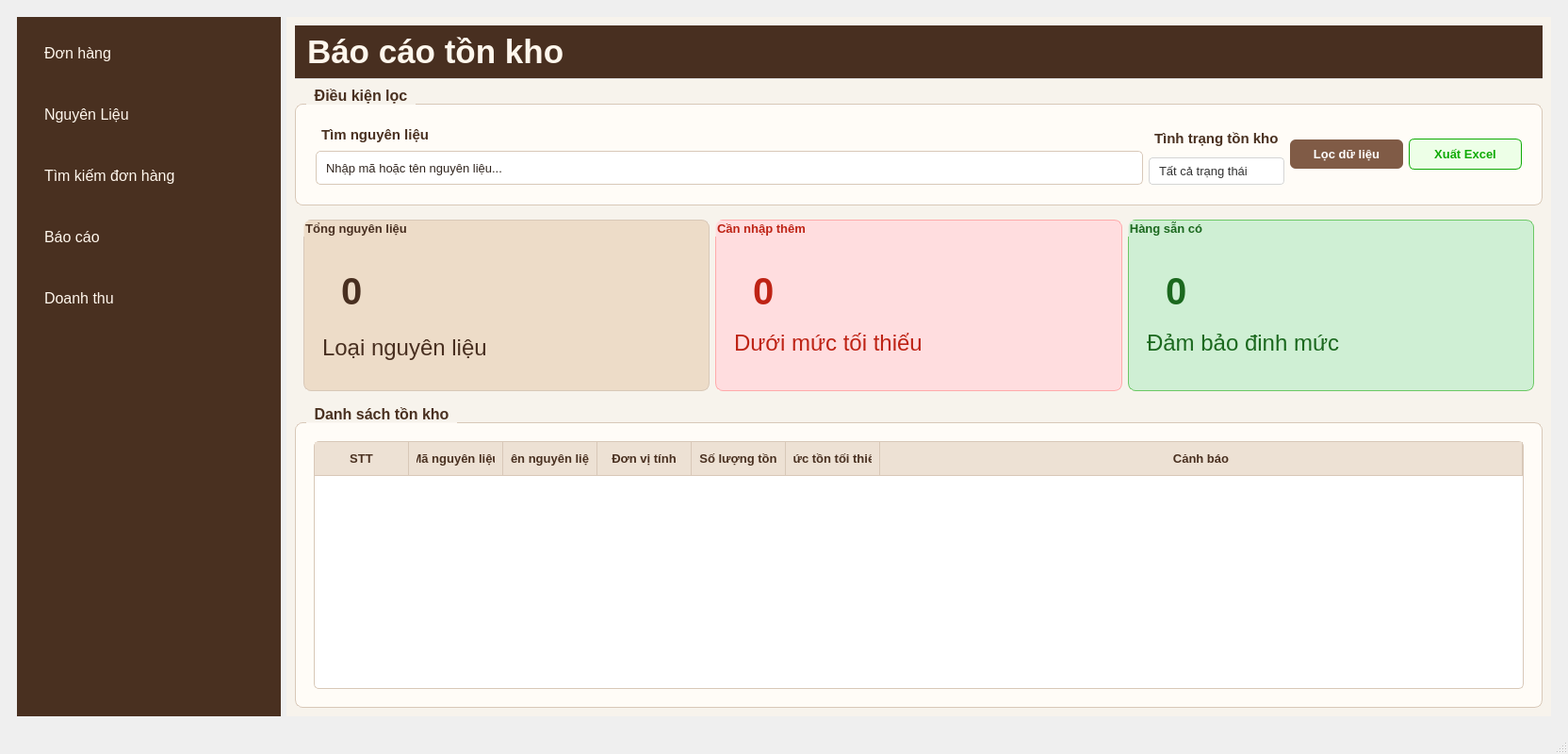
<?xml version="1.0" encoding="UTF-8"?>
<ui version="4.0">
 <class>MainWindow</class>
 <widget class="QMainWindow" name="MainWindow">
  <property name="geometry">
   <rect>
    <x>0</x>
    <y>0</y>
    <width>1664</width>
    <height>800</height>
   </rect>
  </property>
  <property name="windowTitle">
   <string>MainWindow</string>
  </property>
  <widget class="QWidget" name="centralwidget">
   <layout class="QGridLayout" name="gridLayout">
    <item row="0" column="0">
     <widget class="QWidget" name="widget" native="true">
      <layout class="QHBoxLayout" name="horizontalLayout">
       <item>
        <widget class="QFrame" name="frame">
         <property name="sizePolicy">
          <sizepolicy hsizetype="Fixed" vsizetype="Expanding">
           <horstretch>0</horstretch>
           <verstretch>0</verstretch>
          </sizepolicy>
         </property>
         <property name="minimumSize">
          <size>
           <width>280</width>
           <height>0</height>
          </size>
         </property>
         <property name="maximumSize">
          <size>
           <width>280</width>
           <height>16777215</height>
          </size>
         </property>
         <property name="styleSheet">
          <string notr="true">QFrame {
    background-color: #493020;
    border: none;
}
QPushButton {
    background-color: transparent;
    color: #FFF7ED;
    border: none;
    border-radius: 6px;
    padding: 20px;
    text-align: left;
    font-size: 12pt;
}

QPushButton:hover {
    background-color: #67442F;
}

QPushButton:pressed {
    background-color: #805B46;
}
</string>
         </property>
         <property name="frameShape">
          <enum>QFrame::NoFrame</enum>
         </property>
         <layout class="QVBoxLayout" name="verticalLayout">
          <item>
           <widget class="QPushButton" name="btnDonHang">
            <property name="styleSheet">
             <string notr="true">QPushButton {
    background-color: transparent;
    color: #FFF7ED;
    border: none;
    border-radius: 6px;
    padding: 20px;
    text-align: left;
    font-size: 12pt;
}

QPushButton:hover {
    background-color: #67442F;
}

QPushButton:pressed {
    background-color: #805B46;
}</string>
            </property>
            <property name="text">
             <string>Đơn hàng</string>
            </property>
           </widget>
          </item>
          <item>
           <widget class="QPushButton" name="btnNguyenLieu">
            <property name="text">
             <string>Nguyên Liệu</string>
            </property>
           </widget>
          </item>
          <item>
           <widget class="QPushButton" name="btnTimKiemDonHang">
            <property name="text">
             <string>Tìm kiếm đơn hàng</string>
            </property>
           </widget>
          </item>
          <item>
           <widget class="QPushButton" name="btnBaoCao">
            <property name="styleSheet">
             <string notr="true"/>
            </property>
            <property name="text">
             <string>Báo cáo</string>
            </property>
           </widget>
          </item>
          <item>
           <widget class="QPushButton" name="btnDoanhThu">
            <property name="text">
             <string>Doanh thu</string>
            </property>
           </widget>
          </item>
          <item>
           <spacer name="verticalSpacer">
            <property name="sizeHint" stdset="0">
             <size>
              <width>20</width>
              <height>40</height>
             </size>
            </property>
           </spacer>
          </item>
         </layout>
        </widget>
       </item>
       <item>
        <widget class="QWidget" name="widgetContent" native="true">
         <property name="styleSheet">
          <string notr="true">QWidget {
    background-color: #F7F3EC;
    color: #30251E;
    font-family: &quot;Segoe UI&quot;;
    font-size: 10pt;
}
</string>
         </property>
         <layout class="QVBoxLayout" name="verticalLayout_2">
          <item>
           <widget class="QLabel" name="lblTieuDe">
            <property name="sizePolicy">
             <sizepolicy hsizetype="Expanding" vsizetype="Fixed">
              <horstretch>0</horstretch>
              <verstretch>0</verstretch>
             </sizepolicy>
            </property>
            <property name="minimumSize">
             <size>
              <width>120</width>
              <height>0</height>
             </size>
            </property>
            <property name="styleSheet">
             <string notr="true">QLabel {
	border: 8px;
    border-bottom: 1px solid #ddd;
    padding-bottom: 8px;
	background-color: rgb(72, 47, 32);
	color: rgb(255, 247, 237);
    font-size: 26pt;
    font-weight: bold;
    padding: 8px 4px;
}
</string>
            </property>
            <property name="text">
             <string>Báo cáo tồn kho</string>
            </property>
           </widget>
          </item>
          <item>
           <spacer name="verticalSpacer_3">
            <property name="sizeType">
             <enum>QSizePolicy::Fixed</enum>
            </property>
            <property name="sizeHint" stdset="0">
             <size>
              <width>0</width>
              <height>2</height>
             </size>
            </property>
           </spacer>
          </item>
          <item>
           <widget class="QGroupBox" name="groupDieuKien">
            <property name="styleSheet">
             <string notr="true">QGroupBox#groupDieuKien {
    background-color: #FFFCF7;
    color: #493020;
    border: 1px solid #D8C8B8;
    border-radius: 8px;
    margin-top: 18px;
    padding: 12px;
    font-family: &quot;Segoe UI&quot;;
    font-size: 12pt;
    font-weight: bold;
}

QGroupBox#groupDieuKien::title {
    subcontrol-origin: margin;
    subcontrol-position: top left;
    left: 12px;
    padding: 0 6px;
    color: #493020;
    background-color: #F7F3EC;
    font-size: 12pt;
    font-weight: bold;
}

QLabel {
    color: #493020;
    font-family: &quot;Segoe UI&quot;;
    font-size: 11pt;
    font-weight: bold;
    background-color: transparent;
    padding: 2px;

}

/* --- 1. TÙY CHỈNH CHO QCOMBOBOX (Nhân viên, Trạng thái) --- */
QComboBox {
    border: 1px solid #D5D5D5;
    border-radius: 4px;
    padding: 5px 10px;
    background-color: white;
    color: #333333;
}

QComboBox:hover {
    border: 1px solid #8B5A2B; /* Viền đổi màu nâu khi trỏ chuột vào */
}

QComboBox::drop-down {
    subcontrol-origin: padding;
    subcontrol-position: top right;
    width: 25px;
    border-left-width: 0px; /* Bỏ đường kẻ thô bên trái mũi tên */
    border-top-right-radius: 4px;
    border-bottom-right-radius: 4px;
}

/* Thay thế mũi tên mặc định bằng icon/mũi tên tinh tế hơn hoặc làm phẳng nó */
QComboBox::down-arrow {
    image: none; /* Tắt hình mũi tên mặc định hệ thống nếu muốn thay bằng ký tự hoặc giữ nét thanh */
    border-image: none;
}

/* --- 2. TÙY CHỈNH CHO QDATEEDIT (Từ ngày, Đến ngày) --- */
QDateEdit {
    border: 1px solid #D5D5D5;
    border-radius: 4px;
    padding: 5px 10px;
    background-color: white;
    color: #333333;
}

QDateEdit:hover {
    border: 1px solid #8B5A2B;
}

/* Thu nhỏ và làm gọn nút bấm tăng/giảm (spinbox buttons) của QDateEdit */
QDateEdit::up-button, QDateEdit::down-button {
    width: 16px;
    border: none;
    background: transparent;
}

QDateEdit::up-button:hover, QDateEdit::down-button:hover {
    background-color: #EFEFEF;
    border-radius: 2px;
}</string>
            </property>
            <property name="title">
             <string>Điều kiện lọc</string>
            </property>
            <layout class="QGridLayout" name="gridLayout_4">
             <item row="0" column="1">
              <layout class="QGridLayout" name="gridLayout_3">
               <item row="2" column="0">
                <widget class="QComboBox" name="comboBox">
                 <item>
                  <property name="text">
                   <string>Tất cả trạng thái</string>
                  </property>
                 </item>
                 <item>
                  <property name="text">
                   <string>Sẵn có</string>
                  </property>
                 </item>
                 <item>
                  <property name="text">
                   <string>Cần nhập</string>
                  </property>
                 </item>
                </widget>
               </item>
               <item row="1" column="0">
                <widget class="QLabel" name="lblTenKhachHang">
                 <property name="text">
                  <string>Tình trạng tồn kho</string>
                 </property>
                </widget>
               </item>
              </layout>
             </item>
             <item row="0" column="4">
              <widget class="QPushButton" name="btnXuatExcel">
               <property name="minimumSize">
                <size>
                 <width>120</width>
                 <height>0</height>
                </size>
               </property>
               <property name="maximumSize">
                <size>
                 <width>100</width>
                 <height>16777215</height>
                </size>
               </property>
               <property name="styleSheet">
                <string notr="true">QPushButton {
    
	
	background-color: rgb(237, 255, 231);
	color: rgb(16, 170, 5);
    border: 1px solid rgb(16, 170, 5);
    border-radius: 6px;
    padding: 8px 18px;
    font-weight: bold;
}

QPushButton:hover {
background-color: rgb(162, 239, 158);
}
QPushButton:pressed {
	background-color: rgb(207, 239, 212);
	
}</string>
               </property>
               <property name="text">
                <string>Xuất Excel</string>
               </property>
              </widget>
             </item>
             <item row="0" column="3">
              <widget class="QPushButton" name="btnLocDuLieu">
               <property name="minimumSize">
                <size>
                 <width>120</width>
                 <height>0</height>
                </size>
               </property>
               <property name="maximumSize">
                <size>
                 <width>100</width>
                 <height>16777215</height>
                </size>
               </property>
               <property name="styleSheet">
                <string notr="true">QPushButton {
    background-color: #805B46;
    color: #FFFFFF;
    border: none;
    border-radius: 6px;
    padding: 8px 18px;
    font-weight: bold;
}

QPushButton:hover {
    background-color: #67442F;
}

QPushButton:pressed {
    background-color: #493020;
}</string>
               </property>
               <property name="text">
                <string>Lọc dữ liệu</string>
               </property>
              </widget>
             </item>
             <item row="0" column="0">
              <layout class="QGridLayout" name="gridLayout_2">
               <item row="0" column="0">
                <widget class="QLabel" name="txtTimNL_2">
                 <property name="text">
                  <string>Tìm nguyên liệu</string>
                 </property>
                </widget>
               </item>
               <item row="1" column="0">
                <widget class="QLineEdit" name="txtTimNL">
                 <property name="styleSheet">
                  <string notr="true">QLineEdit {
    background-color: #FFFFFF;
    color: #30251E;
    border: 1px solid #D8C8B8;
    border-radius: 5px;
    padding: 6px 8px;
    min-height: 22px;
}

QLineEdit:focus {
    border: 1px solid #805B46;
}
</string>
                 </property>
                 <property name="text">
                  <string>Nhập mã hoặc tên nguyên liệu...</string>
                 </property>
                 <property name="placeholderText">
                  <string>Nhập mã đơn hàng...</string>
                 </property>
                </widget>
               </item>
              </layout>
             </item>
            </layout>
           </widget>
          </item>
          <item>
           <widget class="QWidget" name="widget_2" native="true">
            <property name="minimumSize">
             <size>
              <width>1311</width>
              <height>200</height>
             </size>
            </property>
            <layout class="QHBoxLayout" name="horizontalLayout_2">
             <item>
              <layout class="QHBoxLayout" name="horizontalLayout_3">
               <item>
                <widget class="QGroupBox" name="groupBox_5">
                 <property name="font">
                  <font>
                   <family>Segoe UI</family>
                   <pointsize>10</pointsize>
                   <weight>75</weight>
                   <bold>true</bold>
                  </font>
                 </property>
                 <property name="styleSheet">
                  <string notr="true">QGroupBox {
font-size: px;
font-weight: bold;
color: rgb(72, 47, 32);
background-color: rgb(237, 220, 200);
border: 1px solid #D8C8B8;
 border-radius: 8px;
}
QLabel{
font-size: 40px;
font-weight: bold;
color: rgb(72, 47, 32);
background-color: rgb(237, 220, 200);
}</string>
                 </property>
                 <property name="title">
                  <string>Tổng nguyên liệu</string>
                 </property>
                 <widget class="QLabel" name="lbl_tongNL">
                  <property name="geometry">
                   <rect>
                    <x>40</x>
                    <y>50</y>
                    <width>61</width>
                    <height>51</height>
                   </rect>
                  </property>
                  <property name="font">
                   <font>
                    <family>Segoe UI</family>
                    <pointsize>-1</pointsize>
                    <weight>75</weight>
                    <bold>true</bold>
                   </font>
                  </property>
                  <property name="text">
                   <string>0</string>
                  </property>
                 </widget>
                 <widget class="QLabel" name="label">
                  <property name="geometry">
                   <rect>
                    <x>20</x>
                    <y>120</y>
                    <width>181</width>
                    <height>31</height>
                   </rect>
                  </property>
                  <property name="font">
                   <font>
                    <family>Segoe UI</family>
                    <pointsize>-1</pointsize>
                    <weight>50</weight>
                    <bold>false</bold>
                   </font>
                  </property>
                  <property name="styleSheet">
                   <string notr="true">QLabel{
font-size: 24px;
font-weight: normal;
}</string>
                  </property>
                  <property name="text">
                   <string>Loại nguyên liệu</string>
                  </property>
                 </widget>
                </widget>
               </item>
               <item>
                <widget class="QGroupBox" name="groupBox_3">
                 <property name="font">
                  <font>
                   <family>Segoe UI</family>
                   <pointsize>10</pointsize>
                   <weight>75</weight>
                   <bold>true</bold>
                  </font>
                 </property>
                 <property name="styleSheet">
                  <string notr="true">QGroupBox {
font-size: px;
font-weight: bold;
color: rgb(190, 35, 21);
background-color: rgb(255, 221, 223);
border: 1px solid #FFAAAB;
border-radius: 8px;
}
QLabel{
font-size: 40px;
font-weight: bold;
color: rgb(190, 35, 21);
background-color: rgb(255, 221, 223);
}</string>
                 </property>
                 <property name="title">
                  <string>Cần nhập thêm</string>
                 </property>
                 <widget class="QLabel" name="lbl_CanNhap">
                  <property name="geometry">
                   <rect>
                    <x>40</x>
                    <y>50</y>
                    <width>61</width>
                    <height>51</height>
                   </rect>
                  </property>
                  <property name="text">
                   <string>0</string>
                  </property>
                 </widget>
                 <widget class="QLabel" name="label_2">
                  <property name="geometry">
                   <rect>
                    <x>20</x>
                    <y>120</y>
                    <width>201</width>
                    <height>21</height>
                   </rect>
                  </property>
                  <property name="styleSheet">
                   <string notr="true">QLabel{
font-size: 24px;
font-weight: normal;
}</string>
                  </property>
                  <property name="text">
                   <string>Dưới mức tối thiểu</string>
                  </property>
                 </widget>
                </widget>
               </item>
               <item>
                <widget class="QGroupBox" name="groupBox_4">
                 <property name="font">
                  <font>
                   <family>Segoe UI</family>
                   <pointsize>10</pointsize>
                   <weight>75</weight>
                   <bold>true</bold>
                  </font>
                 </property>
                 <property name="styleSheet">
                  <string notr="true">QGroupBox {
font-size: px;
font-weight: bold;
color: rgb(27, 104, 30);
background-color: rgb(207, 239, 212);
border: 1px solid #6CC865;
border-radius: 8px;
}
QLabel{
font-size: 40px;
font-weight: bold;
color: rgb(27, 104, 30);
background-color: rgb(207, 239, 212);
}</string>
                 </property>
                 <property name="title">
                  <string>Hàng sẵn có</string>
                 </property>
                 <widget class="QLabel" name="lbl_SanCo">
                  <property name="geometry">
                   <rect>
                    <x>40</x>
                    <y>50</y>
                    <width>61</width>
                    <height>51</height>
                   </rect>
                  </property>
                  <property name="text">
                   <string>0</string>
                  </property>
                 </widget>
                 <widget class="QLabel" name="label_3">
                  <property name="geometry">
                   <rect>
                    <x>20</x>
                    <y>120</y>
                    <width>211</width>
                    <height>21</height>
                   </rect>
                  </property>
                  <property name="styleSheet">
                   <string notr="true">QLabel{
font-size: 24px;
font-weight: normal;
}</string>
                  </property>
                  <property name="text">
                   <string>Đảm bảo định mức</string>
                  </property>
                 </widget>
                </widget>
               </item>
              </layout>
             </item>
            </layout>
           </widget>
          </item>
          <item>
           <widget class="QGroupBox" name="groupKetQua">
            <property name="styleSheet">
             <string notr="true">QGroupBox {
    background-color: #FFFCF7;
    color: #493020;
    border: 1px solid #D8C8B8;
    border-radius: 8px;
    margin-top: 18px;
    padding: 10px;
    font-size: 11pt;
    font-family: &quot;Segoe UI&quot;;
    font-size: 12pt;
    font-weight: bold;
}

QGroupBox::title {
    subcontrol-origin: margin;
    subcontrol-position: top left;
    left: 12px;
    padding: 0 6px;
    color: #493020;
    font-weight: bold;
}</string>
            </property>
            <property name="title">
             <string>Danh sách tồn kho</string>
            </property>
            <layout class="QFormLayout" name="formLayout_2">
             <item row="0" column="0" colspan="2">
              <widget class="QTableWidget" name="tableTonKho">
               <property name="minimumSize">
                <size>
                 <width>0</width>
                 <height>0</height>
                </size>
               </property>
               <property name="styleSheet">
                <string notr="true">QTableWidget {
    background-color: #FFFFFF;
    alternate-background-color: #F7F2EB;
    color: #30251E;
    gridline-color: #E5D9CC;
    border: 1px solid #D8C8B8;
    border-radius: 5px;
    selection-background-color: #D8C0AA;
    selection-color: #30251E;
}

QHeaderView::section {
    background-color: #EDE1D4;
    color: #493020;
    padding: 8px;
    border: none;
    border-right: 1px solid #D8C8B8;
    border-bottom: 1px solid #D8C8B8;
    font-weight: bold;
}</string>
               </property>
               <property name="columnCount">
                <number>7</number>
               </property>
               <attribute name="horizontalHeaderStretchLastSection">
                <bool>true</bool>
               </attribute>
               <column>
                <property name="text">
                 <string>STT</string>
                </property>
               </column>
               <column>
                <property name="text">
                 <string>Mã nguyên liệu</string>
                </property>
               </column>
               <column>
                <property name="text">
                 <string>Tên nguyên liệu</string>
                </property>
               </column>
               <column>
                <property name="text">
                 <string>Đơn vị tính</string>
                </property>
               </column>
               <column>
                <property name="text">
                 <string>Số lượng tồn</string>
                </property>
               </column>
               <column>
                <property name="text">
                 <string>Mức tồn tối thiểu</string>
                </property>
               </column>
               <column>
                <property name="text">
                 <string>Cảnh báo</string>
                </property>
               </column>
              </widget>
             </item>
            </layout>
           </widget>
          </item>
         </layout>
        </widget>
       </item>
      </layout>
     </widget>
    </item>
   </layout>
  </widget>
  <widget class="QMenuBar" name="menubar">
   <property name="geometry">
    <rect>
     <x>0</x>
     <y>0</y>
     <width>1664</width>
     <height>22</height>
    </rect>
   </property>
  </widget>
  <widget class="QStatusBar" name="statusbar"/>
 </widget>
 <resources/>
 <connections/>
</ui>
